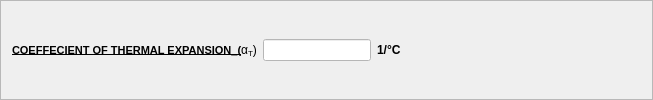
     <widget class="QFrame" name="frame_6">
      <property name="frameShape">
       <enum>QFrame::StyledPanel</enum>
      </property>
      <property name="frameShadow">
       <enum>QFrame::Raised</enum>
      </property>
      <layout class="QGridLayout" name="gridLayout_20">
       <item row="0" column="4">
        <spacer name="horizontalSpacer_25">
         <property name="orientation">
          <enum>Qt::Horizontal</enum>
         </property>
         <property name="sizeHint" stdset="0">
          <size>
           <width>40</width>
           <height>20</height>
          </size>
         </property>
        </spacer>
       </item>
       <item row="0" column="1">
        <widget class="QLineEdit" name="lineEdit_37">
         <property name="styleSheet">
          <string notr="true">background-color: rgb(255, 255, 255);</string>
         </property>
        </widget>
       </item>
       <item row="0" column="3">
        <spacer name="horizontalSpacer_26">
         <property name="orientation">
          <enum>Qt::Horizontal</enum>
         </property>
         <property name="sizeHint" stdset="0">
          <size>
           <width>40</width>
           <height>20</height>
          </size>
         </property>
        </spacer>
       </item>
       <item row="0" column="0">
        <widget class="QLabel" name="Coefficient_Of_Thermal_Expansion">
         <property name="styleSheet">
          <string notr="true">font: 75 10pt &quot;Cambria&quot;;</string>
         </property>
         <property name="text">
          <string>&lt;html&gt;&lt;head/&gt;&lt;body&gt;&lt;p&gt;&lt;span style=&quot; font-size:8pt; font-weight:600; text-decoration: underline;&quot;&gt;COEFFECIENT OF THERMAL EXPANSION_(&lt;/span&gt;α&lt;span style=&quot; vertical-align:sub;&quot;&gt;T&lt;/span&gt;)&lt;/p&gt;&lt;/body&gt;&lt;/html&gt;</string>
         </property>
        </widget>
       </item>
       <item row="0" column="6">
        <spacer name="horizontalSpacer_23">
         <property name="orientation">
          <enum>Qt::Horizontal</enum>
         </property>
         <property name="sizeHint" stdset="0">
          <size>
           <width>40</width>
           <height>20</height>
          </size>
         </property>
        </spacer>
       </item>
       <item row="0" column="5">
        <spacer name="horizontalSpacer_24">
         <property name="orientation">
          <enum>Qt::Horizontal</enum>
         </property>
         <property name="sizeHint" stdset="0">
          <size>
           <width>40</width>
           <height>20</height>
          </size>
         </property>
        </spacer>
       </item>
       <item row="0" column="7">
        <spacer name="horizontalSpacer_22">
         <property name="orientation">
          <enum>Qt::Horizontal</enum>
         </property>
         <property name="sizeHint" stdset="0">
          <size>
           <width>40</width>
           <height>20</height>
          </size>
         </property>
        </spacer>
       </item>
       <item row="0" column="8">
        <spacer name="horizontalSpacer_16">
         <property name="orientation">
          <enum>Qt::Horizontal</enum>
         </property>
         <property name="sizeHint" stdset="0">
          <size>
           <width>40</width>
           <height>20</height>
          </size>
         </property>
        </spacer>
       </item>
       <item row="0" column="2">
        <widget class="QLabel" name="label_6">
         <property name="styleSheet">
          <string notr="true">font: 8pt &quot;Cambria&quot;;</string>
         </property>
         <property name="text">
          <string>&lt;html&gt;&lt;head/&gt;&lt;body&gt;&lt;p&gt;&lt;span style=&quot; font-weight:600;&quot;&gt;1/°C&lt;/span&gt;&lt;/p&gt;&lt;/body&gt;&lt;/html&gt;</string>
         </property>
        </widget>
       </item>
      </layout>
     </widget>
